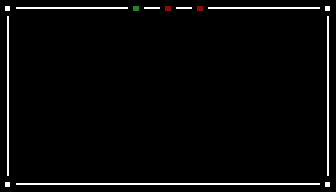

Tiled map render using the project's own tile images. Description and the whole map definition, tile-layer contents included, below:
An orthogonal 21x12 tile map with 16x16 px tiles, 2 tile layers (background, above) and 8 objects (4x deadly_area, 3x minigame-hunt-collectible, minigame-hunt-player).

<map version="1.4" tiledversion="1.4.3" orientation="orthogonal" renderorder="right-down" width="21" height="12" tilewidth="16" tileheight="16" infinite="0" nextlayerid="13" nextobjectid="203">
 <properties>
  <property name="display_name" value="Learning To Walk" />
  <property name="next_level" value="./data/levels/tmx/L03-Pushing.tmx" />
  <property name="player_bomb_count" value="0" />
 </properties>
 <tileset firstgid="1" name="newtiledsheet" tilewidth="16" tileheight="16" tilecount="180" columns="9">
  <image source="../../newtiledsheet.png" width="144" height="320" />
  <tile id="0">
   <properties>
    <property name="destructable" value="" />
    <property name="solid" value="1" />
   </properties>
  </tile>
  <tile id="1">
   <properties>
    <property name="destructable" value="" />
    <property name="solid" value="1" />
   </properties>
  </tile>
  <tile id="2">
   <properties>
    <property name="destructable" value="" />
    <property name="solid" value="1" />
   </properties>
  </tile>
  <tile id="3">
   <properties>
    <property name="destructable" value="" />
    <property name="solid" value="1" />
   </properties>
  </tile>
  <tile id="4">
   <properties>
    <property name="destructable" value="" />
    <property name="solid" value="" />
   </properties>
  </tile>
  <tile id="9">
   <properties>
    <property name="destructable" value="" />
    <property name="solid" value="1" />
   </properties>
  </tile>
  <tile id="10">
   <properties>
    <property name="destructable" value="" />
    <property name="solid" value="1" />
   </properties>
  </tile>
  <tile id="11">
   <properties>
    <property name="destructable" value="" />
    <property name="solid" value="1" />
   </properties>
  </tile>
  <tile id="12">
   <properties>
    <property name="destructable" value="" />
    <property name="solid" value="1" />
   </properties>
  </tile>
  <tile id="13">
   <properties>
    <property name="destructable" value="" />
    <property name="solid" value="" />
   </properties>
  </tile>
  <tile id="18">
   <properties>
    <property name="destructable" value="" />
    <property name="solid" value="" />
   </properties>
  </tile>
  <tile id="19">
   <properties>
    <property name="destructable" value="" />
    <property name="solid" value="" />
   </properties>
  </tile>
  <tile id="20">
   <properties>
    <property name="destructable" type="bool" value="true" />
    <property name="solid" value="1" />
   </properties>
  </tile>
  <tile id="27">
   <properties>
    <property name="destructable" value="" />
    <property name="solid" value="1" />
   </properties>
  </tile>
  <tile id="28">
   <properties>
    <property name="destructable" value="" />
    <property name="solid" value="1" />
   </properties>
  </tile>
  <tile id="29">
   <properties>
    <property name="destructable" value="1" />
    <property name="solid" value="1" />
   </properties>
  </tile>
  <tile id="30">
   <properties>
    <property name="destructable" value="" />
    <property name="solid" value="1" />
   </properties>
  </tile>
  <tile id="31">
   <properties>
    <property name="destructable" value="" />
    <property name="solid" value="" />
   </properties>
  </tile>
  <tile id="32">
   <properties>
    <property name="destructable" value="" />
    <property name="solid" value="" />
   </properties>
  </tile>
  <tile id="54">
   <properties>
    <property name="destructable" value="" />
    <property name="solid" value="True" />
   </properties>
  </tile>
  <tile id="58">
   <properties>
    <property name="destructable" value="" />
    <property name="solid" value="" />
   </properties>
  </tile>
 </tileset>
 <layer id="1" name="background" width="21" height="12">
  <data encoding="csv">
24,23,24,24,24,24,24,24,24,23,23,23,23,24,24,23,23,23,22,22,23,
24,24,24,24,24,24,24,24,24,24,24,24,24,24,24,23,23,23,22,22,23,
24,24,24,24,24,24,24,24,24,24,24,24,24,24,24,23,23,23,22,22,23,
24,24,24,24,24,24,24,24,24,24,24,24,24,24,24,23,23,23,22,22,23,
24,24,24,24,24,24,24,24,24,24,24,24,24,24,24,23,23,23,22,22,23,
24,24,24,24,24,24,24,24,24,24,24,24,24,24,24,23,23,23,22,22,23,
24,24,24,24,24,24,24,24,24,24,24,24,24,24,24,23,23,23,22,22,23,
24,24,24,24,24,24,24,24,24,24,24,24,24,24,24,23,23,23,22,22,23,
24,24,24,24,24,24,24,24,24,24,24,24,24,24,24,23,23,23,22,22,23,
24,24,24,24,24,24,24,24,24,24,24,24,24,24,24,23,23,23,22,22,23,
24,24,24,24,24,24,24,24,24,24,24,24,24,24,24,23,23,23,22,22,23,
24,24,24,24,24,24,24,24,24,24,24,24,24,24,24,23,23,23,22,22,23
</data>
 </layer>
 <layer id="12" name="above" width="21" height="12">
  <data encoding="csv">
94,96,96,96,96,96,96,96,106,96,107,96,107,96,96,96,96,96,96,96,94,
95,0,0,0,0,0,0,0,0,0,0,0,0,0,0,0,0,0,0,0,95,
95,0,0,0,0,0,0,0,0,0,0,0,0,0,0,0,0,0,0,0,95,
95,0,0,0,0,0,0,0,0,0,0,0,0,0,0,0,0,0,0,0,95,
95,0,0,0,0,0,0,0,0,0,0,0,0,0,0,0,0,0,0,0,95,
95,0,0,0,0,0,0,0,0,0,0,0,0,0,0,0,0,0,0,0,95,
95,0,0,0,0,0,0,0,0,0,0,0,0,0,0,0,0,0,0,0,95,
95,0,0,0,0,0,0,0,0,0,0,0,0,0,0,0,0,0,0,0,95,
95,0,0,0,0,0,0,0,0,0,0,0,0,0,0,0,0,0,0,0,95,
95,0,0,0,0,0,0,0,0,0,0,0,0,0,0,0,0,0,0,0,95,
95,0,0,0,0,0,0,0,0,0,0,0,0,0,0,0,0,0,0,0,95,
94,96,96,96,96,96,96,96,96,96,96,96,96,96,96,96,96,96,96,96,94
</data>
 </layer>
 <objectgroup id="4" name="objects">
  <object id="195" name="player" type="minigame-hunt-player" gid="100" x="32" y="144" width="8" height="8" />
  <object id="196" name="collectible" type="minigame-hunt-collectible" gid="101" x="64" y="80" width="8" height="8" />
  <object id="197" name="collectible" type="minigame-hunt-collectible" gid="101" x="176" y="144" width="8" height="8" />
  <object id="198" name="collectible" type="minigame-hunt-collectible" gid="101" x="256" y="64" width="8" height="8" />
  <object id="199" type="deadly_area" x="0" y="0" width="16" height="192" />
  <object id="200" type="deadly_area" x="0" y="0" width="336" height="16" />
  <object id="201" type="deadly_area" x="16" y="176" width="320" height="16" />
  <object id="202" type="deadly_area" x="320" y="0" width="16" height="192" />
 </objectgroup>
</map>
